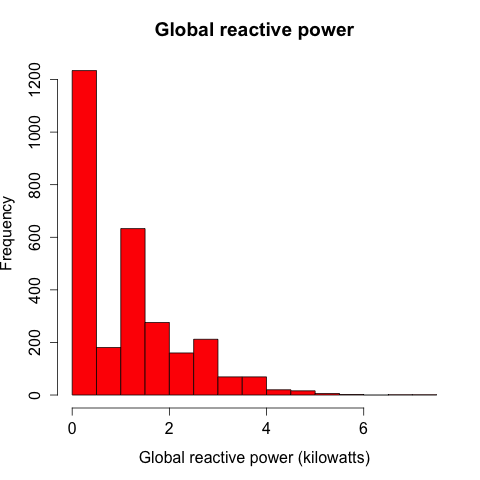

R code for this plot:
source("loadData.R")

data <- loadData("1/2/2007", "2/2/2007")

### plot1
par(mfrow = c(1, 1), mar = c(5, 4, 4, 2))
hist(data[,3], col = "red", main ="Global reactive power"
     , xlab = "Global reactive power (kilowatts)")

dev.copy(png, file = "plot1.png",  width=480, height=480) 
dev.off()
